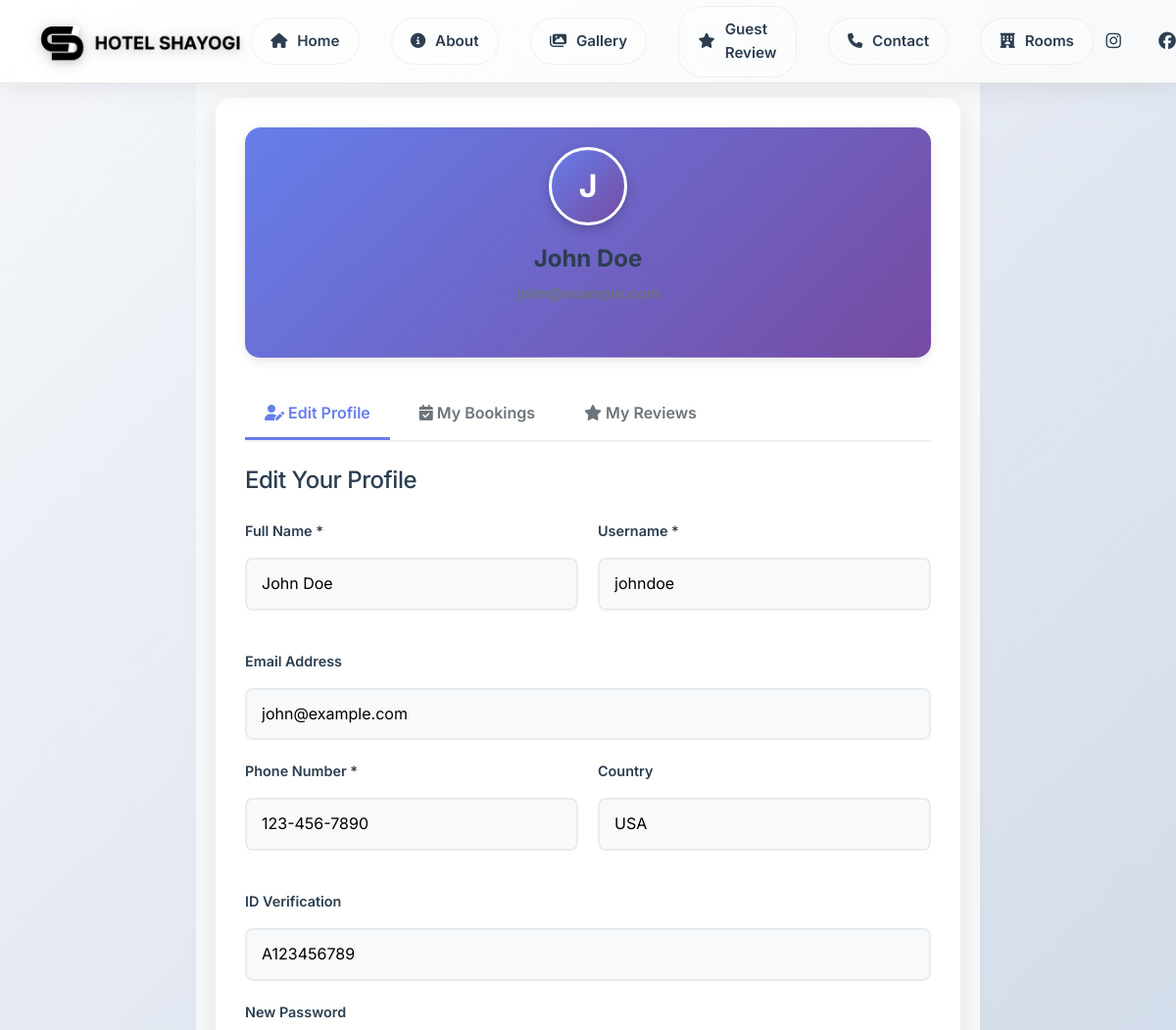
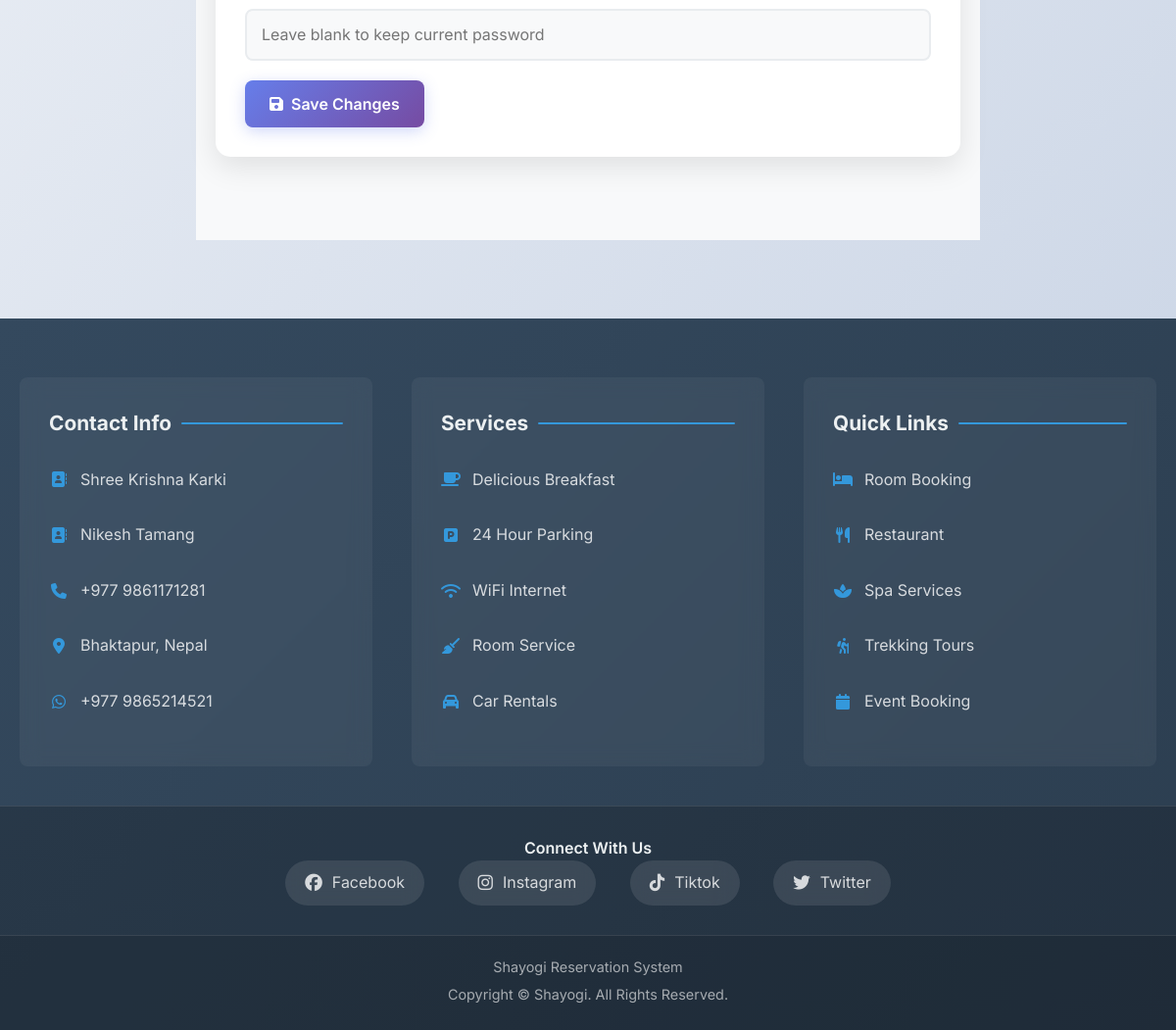
Page /profile.php (signed in) on the committed database (2 pictures, top to bottom).
### tables this page shows
CREATE TABLE `guests` (
  `GuestID` int(11) NOT NULL,
  `FullName` varchar(100) NOT NULL,
  `Email` varchar(100) DEFAULT NULL,
  `Phone` varchar(20) NOT NULL,
  `ID_Verification` varchar(100) DEFAULT NULL,
  `Country` varchar(100) DEFAULT NULL,
  `Review` varchar(100) DEFAULT NULL,
  `Username` varchar(50) NOT NULL,
  `Password` varchar(50) NOT NULL,
  `image_path` varchar(255) NOT NULL DEFAULT 'Image/Hotel/GuestImg/defult.jpg'
);

### php/user_auth.php (called while the page is built, shortened)
<?php
require_once 'db.php';
class UserAuth {
    private $conn;
    public function __construct() {
        global $conn;
        $this->conn = $conn;
    }
    public function isLoggedIn() {
        if (isset($_SESSION['user_logged_in']) && $_SESSION['user_logged_in'] === true) {
            return true;
        }
        return false;
    }
    public function getCurrentUser() {
        if ($this->isLoggedIn()) {
            $sql = "SELECT * FROM guests WHERE GuestID = ?";
            $stmt = mysqli_prepare($this->conn, $sql);
            mysqli_stmt_bind_param($stmt, "i", $_SESSION['user_id']);
            mysqli_stmt_execute($stmt);
            $result = mysqli_stmt_get_result($stmt);
            $user = mysqli_fetch_assoc($result);
            if ($user) {
                return [
                    'id' => $user['GuestID'],
                    'name' => $user['FullName'],
                    'username' => $user['Username'],
                    'email' => $user['Email'],
                    'phone' => $user['Phone'],
                    'country' => $user['Country'],
                    'id_verification' => $user['ID_Verification'],
                    'role' => 'user'
                ];
            }
        }
        return null;
    }
}
?>

### profile.php (the view, shortened to what this page needs)
<?php
include 'includes/header.php';
?>
<div class="profile-page">
    <div class="profile-card">
        <div class="profile-header">
            <div class="profile-avatar">
                <?php echo strtoupper(substr($currentUser['name'], 0, 1)); ?>
            </div>
            <div class="profile-name"><?php echo htmlspecialchars($currentUser['name']); ?></div>
            <div class="profile-email"><?php echo htmlspecialchars($currentUser['email']); ?></div>
        </div>
        <div class="nav-tabs">
            <button class="nav-tab active" onclick="showTab('edit-profile')">
                <i class="fas fa-user-edit"></i> Edit Profile
            </button>
            <button class="nav-tab" onclick="showTab('bookings')">
                <i class="fas fa-calendar-check"></i> My Bookings
            </button>
            <button class="nav-tab" onclick="showTab('reviews')">
                <i class="fas fa-star"></i> My Reviews
            </button>
        </div>
        <div class="tab-content active" id="edit-profile">
            <h3 style="margin-bottom: 25px; color: #2c3e50;">Edit Your Profile</h3>
            <form id="editProfileForm">
                <div class="form-row">
                    <div class="form-group">
                        <label for="fullName">Full Name *</label>
                        <input type="text" id="fullName" value="<?php echo htmlspecialchars($currentUser['name']); ?>" required>
                    </div>
                    <div class="form-group">
                        <label for="username">Username *</label>
                        <input type="text" id="username" value="<?php echo htmlspecialchars($currentUser['username']); ?>" required>
                    </div>
                </div>
                <div class="form-group">
                    <label for="email">Email Address</label>
                    <input type="email" id="email" value="<?php echo htmlspecialchars($currentUser['email'] ?? ''); ?>">
                </div>
                <div class="form-row">
                    <div class="form-group">
                        <label for="phone">Phone Number *</label>
                        <input type="tel" id="phone" value="<?php echo htmlspecialchars($currentUser['phone'] ?? ''); ?>" placeholder="Enter phone number" required>
                    </div>
                    <div class="form-group">
                        <label for="country">Country</label>
                        <input type="text" id="country" value="<?php echo htmlspecialchars($currentUser['country'] ?? ''); ?>" placeholder="Enter country">
                    </div>
                </div>
                <div class="form-group">
                    <label for="idVerification">ID Verification</label>
                    <input type="text" id="idVerification" value="<?php echo htmlspecialchars($currentUser['id_verification'] ?? ''); ?>" placeholder="Enter ID verification number">
                </div>
                <div class="form-group">
                    <label for="newPassword">New Password</label>
                    <input type="password" id="newPassword" placeholder="Leave blank to keep current password">
                </div>
                <button type="submit" class="btn btn-primary">
                    <i class="fas fa-save"></i> Save Changes
                </button>
            </form>
        </div>
    </div>
</div>
<?php include 'includes/footer.php'; ?>

### css/base.css (style rules this page uses)
* { margin: 0; padding: 0; box-sizing: border-box; }
html { scroll-behavior: smooth; }
:root { --primary-color: #2c3e50; --secondary-color: #3498db; --accent-color: #e74c3c; --success-color: #27ae60; --warning-color: #f39c12; --error-color: #e74c3c; --text-light: #ecf0f1; --text-dark: #2c3e50; --bg-light: #ffffff; --bg-dark: #34495e; --bg-light-gray: #f8f9fa; --bg-medium-gray: #e9ecef; --space-xs: 0.5rem; --space-sm: 1rem; --space-md: 1.5rem; --space-lg: 2rem; --space-xl: 3rem; --space-xxl: 4rem; --radius-sm: 4px; --radius-md: 8px; --radius-lg: 16px; --radius-full: 9999px; --shadow-sm: 0 2px 10px rgba(0, 0, 0, 0.1); --shadow-md: 0 4px 20px rgba(0, 0, 0, 0.15); --shadow-lg: 0 8px 30px rgba(0, 0, 0, 0.2); --transition-fast: 150ms ease; --transition-normal: 300ms ease; --transition-slow: 500ms ease; --transition: all 0.3s cubic-bezier(0.4, 0, 0.2, 1); }
body { font-family: 'Inter', -apple-system, BlinkMacSystemFont, 'Segoe UI', Roboto, sans-serif; line-height: 1.6; color: var(--text-dark); background: var(--bg-light-gray); overflow-x: hidden; }
h1, h2, h3, h4, h5, h6 { font-family: 'Inter', sans-serif; font-weight: 500; line-height: 1.2; letter-spacing: -0.02em; }
h3 { font-size: 1.5rem; }

### css/components/buttons.css (style rules this page uses)
.btn { display: inline-flex; align-items: center; justify-content: center; padding: 12px 24px; border: none; border-radius: var(--radius-md); font-family: 'Inter', -apple-system, BlinkMacSystemFont, 'Segoe UI', Roboto, sans-serif; font-size: 1rem; font-weight: 500; cursor: pointer; transition: var(--transition); text-decoration: none; gap: var(--space-xs); text-align: center; }
.btn-primary { background: var(--secondary-color); color: white; }

### css/components/forms.css (style rules this page uses)
.form-group { position: relative; margin-bottom: 20px; }
.form-row { display: grid; grid-template-columns: 1fr 1fr; gap: var(--space-md); margin-bottom: 20px; }

### css/pages/profile.css (style rules this page uses)
.profile-page { padding-top: 80px; min-height: calc(100vh - 160px); background: var(--bg-light-gray); }
.profile-header { background: white; border-radius: var(--radius-lg); padding: var(--space-xl); box-shadow: var(--shadow-sm); text-align: center; margin-bottom: var(--space-lg); }
.profile-avatar { width: 120px; height: 120px; border-radius: 50%; background: var(--secondary-color); display: flex; align-items: center; justify-content: center; margin: 0 auto var(--space-md); font-size: 3rem; color: white; font-weight: bold; }
.profile-name { font-size: 1.8rem; font-weight: 600; color: var(--text-dark); margin-bottom: var(--space-sm); }
.profile-email { color: var(--medium-gray); margin-bottom: var(--space-lg); }
.tab-content { display: none; }
.tab-content.active { display: block; }

### includes/header.php (style rules this page uses)
.profile-header { padding: 20px; background: linear-gradient(135deg, #667eea 0%, #764ba2 100%); color: white; text-align: center; font-weight: 600; font-size: 1.1rem; white-space: nowrap; overflow: hidden; text-overflow: ellipsis; position: relative; }
.profile-avatar { width: 60px; height: 60px; border-radius: 50%; border: 3px solid white; margin: 0 auto 10px; overflow: hidden; box-shadow: 0 4px 12px rgba(0, 0, 0, 0.2); }
.profile-name { font-weight: 700; font-size: 1.1rem; margin-bottom: 4px; color: white; }
.profile-header::after { content: ''; position: absolute; bottom: 0; left: 0; right: 0; height: 1px; background: linear-gradient(90deg, transparent, rgba(255,255,255,0.3), transparent); }
.form-group { display: flex; flex-direction: column; gap: 8px; }
.form-group label { font-weight: 600; color: #2c3e50; font-size: 0.95rem; }
.form-group input { padding: 14px 16px; border: 2px solid #e9ecef; border-radius: 12px; font-size: 1rem; transition: all 0.3s ease; background: #f8f9fa; }
.btn { flex: 1; padding: 14px 20px; border: none; border-radius: 12px; font-size: 1rem; font-weight: 600; cursor: pointer; transition: all 0.3s ease; display: flex; align-items: center; justify-content: center; gap: 8px; }
.btn-primary { background: linear-gradient(135deg, #667eea 0%, #764ba2 100%); color: white; box-shadow: 0 4px 15px rgba(102, 126, 234, 0.3); }

### rows in the picture
guests: FullName "J", FullName "John Doe", Username "johndoe", Email "john@example.com", Phone "123-456-7890", Country "USA", ID_Verification "A123456789"
